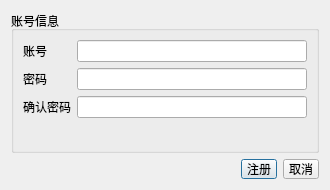
<?xml version="1.0" encoding="UTF-8"?>
<ui version="4.0">
 <class>CRegisterDialogClass</class>
 <widget class="QDialog" name="CRegisterDialogClass">
  <property name="geometry"><rect><x>0</x><y>0</y><width>330</width><height>190</height></rect></property>
  <property name="minimumSize"><size><width>330</width><height>190</height></size></property>
  <property name="maximumSize"><size><width>330</width><height>190</height></size></property>
  <property name="windowTitle"><string>注册新账号</string></property>
  <layout class="QVBoxLayout" name="rootLayout">
   <item>
    <widget class="QGroupBox" name="accountGroup">
     <property name="title"><string>账号信息</string></property>
     <layout class="QFormLayout" name="formLayout">
      <item row="0" column="0"><widget class="QLabel" name="accountLabel"><property name="text"><string>账号</string></property></widget></item>
      <item row="0" column="1"><widget class="QLineEdit" name="accountEdit"><property name="maxLength"><number>64</number></property></widget></item>
      <item row="1" column="0"><widget class="QLabel" name="passwordLabel"><property name="text"><string>密码</string></property></widget></item>
      <item row="1" column="1"><widget class="QLineEdit" name="passwordEdit"><property name="maxLength"><number>128</number></property><property name="echoMode"><enum>QLineEdit::EchoMode::Password</enum></property></widget></item>
      <item row="2" column="0"><widget class="QLabel" name="confirmPasswordLabel"><property name="text"><string>确认密码</string></property></widget></item>
      <item row="2" column="1"><widget class="QLineEdit" name="confirmPasswordEdit"><property name="maxLength"><number>128</number></property><property name="echoMode"><enum>QLineEdit::EchoMode::Password</enum></property></widget></item>
     </layout>
    </widget>
   </item>
   <item>
    <layout class="QHBoxLayout" name="buttonLayout">
     <item><spacer name="buttonSpacer"><property name="orientation"><enum>Qt::Orientation::Horizontal</enum></property><property name="sizeHint" stdset="0"><size><width>40</width><height>20</height></size></property></spacer></item>
     <item><widget class="QPushButton" name="registerButton"><property name="text"><string>注册</string></property><property name="default"><bool>true</bool></property><property name="styleSheet"><string>padding: 0px 5px;</string></property></widget></item>
     <item><widget class="QPushButton" name="cancelButton"><property name="text"><string>取消</string></property><property name="styleSheet"><string>padding: 0px 5px;</string></property></widget></item>
    </layout>
   </item>
  </layout>
 </widget>
 <resources/>
 <connections/>
</ui>
